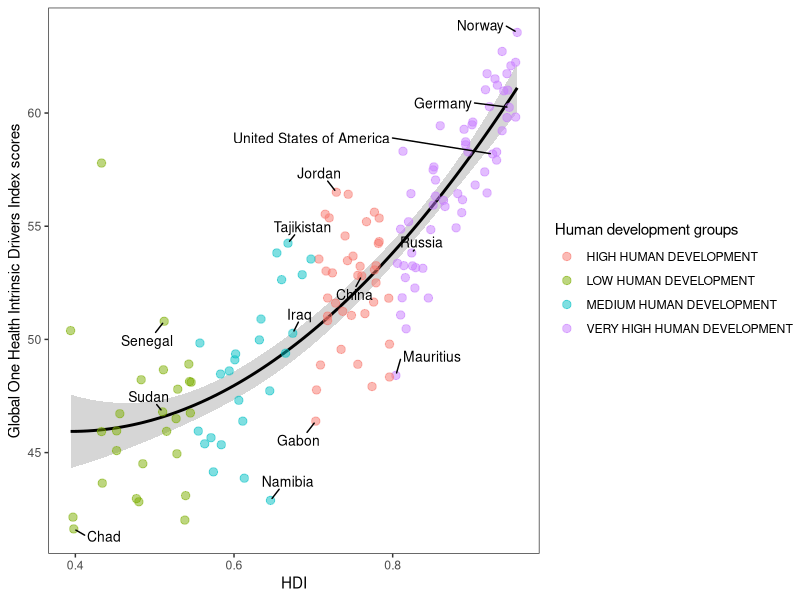

Source code (R):
library(readxl)
library(readr)
library(tidyverse)
library(cowplot)
library(colorspace)
library(ggrepel)

data <- read_csv("HDI-B.csv")

test <- data %>%
  mutate(
    `Human development groups` = case_when(
      `Human development groups` == "VERY HIGH HUMAN DEVELOPMENT" ~ "VERY HIGH HUMAN DEVELOPMENT",
      `Human development groups` == "HIGH HUMAN DEVELOPMENT" ~ "HIGH HUMAN DEVELOPMENT",
      `Human development groups` == "MEDIUM HUMAN DEVELOPMENT" ~ "MEDIUM HUMAN DEVELOPMENT",
      `Human development groups` == "LOW HUMAN DEVELOPMENT" ~ "LOW HUMAN DEVELOPMENT",
      TRUE ~ `Human development groups` # All the other remain the same
    )
  )

country_highlight <- c(
  "Senegal","Tajikistan","Jordan","Norway",
  "Chad","Namibia","Gabon","Mauritius",
  "United States of America","China","Germany",
  "Sudan","Russia","Iraq"
)

test <- test %>%
  mutate(
    label = ifelse(country %in% country_highlight, country, "")
  )


expohi = ggplot(test, aes(HDI, B)) +
  geom_smooth(method="lm", formula = 'y ~ poly(x,2)' , col="black") +
  geom_point(
    aes(color = `Human development groups`, fill = `Human development groups`),
    size = 2.5, alpha = 0.5, 
    shape = 21 # This is a dot with both border (color) and fill.
  ) +
  # Add auto-positioned text
  geom_text_repel(
    aes(label = label),
    color = "black",
    size = 10/.pt, # font size 9 pt
    point.padding = 0.1, 
    box.padding = 0.6,
    min.segment.length = 0,
    max.overlaps = 1000,
    seed = 7654 # For reproducibility reasons
  ) +
  xlab("HDI") +
  ylab("Global One Health Intrinsic Drivers Index scores")+
  theme_test() 

ggsave("HDIgroup-B.pdf", width=8, height=4, dpi=600)

